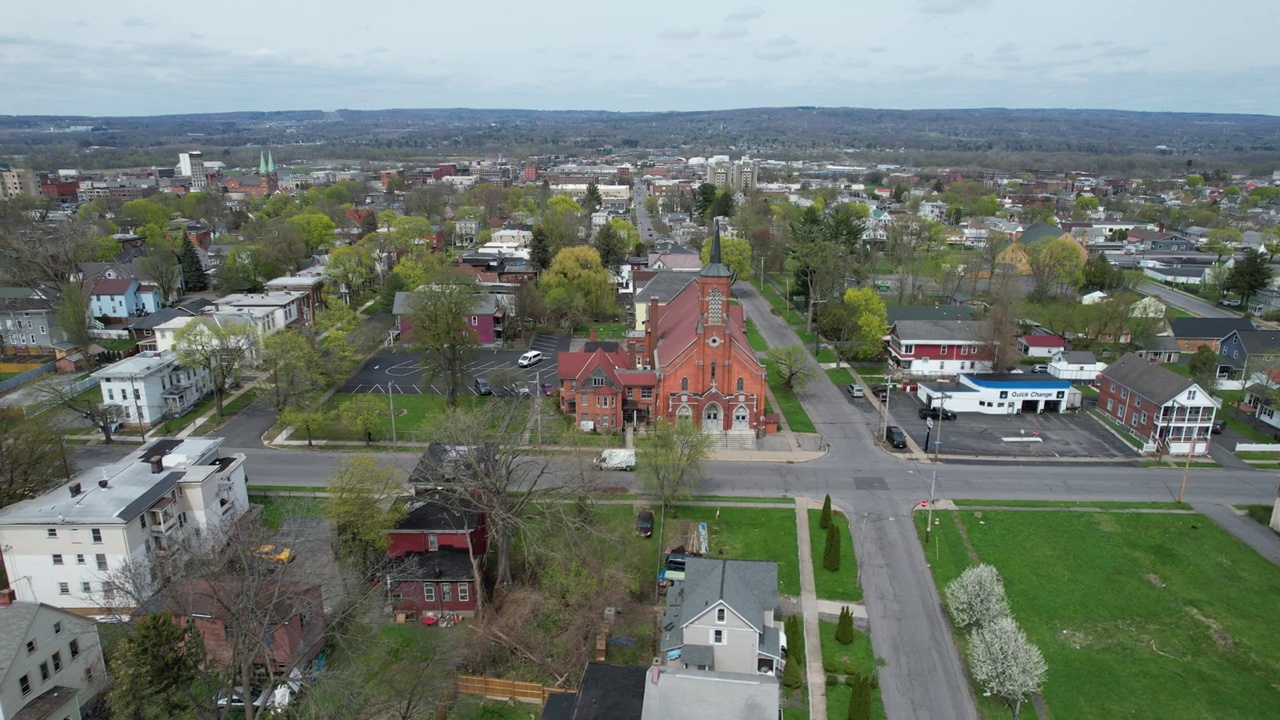
#> input picture Data/frames/frame_000013.jpg, 1280 x 720 px; the run also reads 1 picture not shown here
$ python visual_trajectory.py
#> lines starting #> are read from the running program, lines starting #| are printed output that depends on the picture
import cv2
import numpy as np
import os
import glob
import csv
import matplotlib.pyplot as plt

# ============================================================
# PATHS
# ============================================================

PROJECT_ROOT = os.path.abspath(
    os.path.join(os.path.dirname(__file__), "..", "..")
)

FRAMES_DIR = os.path.join(
    PROJECT_ROOT,
    "data",
    "frames"
)

OUTPUT_DIR = os.path.join(
    PROJECT_ROOT,
    "output"
)

os.makedirs(OUTPUT_DIR, exist_ok=True)

CSV_PATH = os.path.join(
    OUTPUT_DIR,
    "visual_trajectory.csv"
)

PLOT_PATH = os.path.join(
    OUTPUT_DIR,
    "trajectory_plot.png"
)

# ============================================================
# LOAD FRAMES
# ============================================================

frame_paths = sorted(
    glob.glob(os.path.join(FRAMES_DIR, "*.jpg"))
)

if len(frame_paths) < 2:
    print("ERROR: Need at least 2 frames.")
    print(f"Found: {len(frame_paths)}")
    raise SystemExit(1)

print("========================================")
print("VISUAL ODOMETRY")
print("========================================")
print(f"Frames found : {len(frame_paths)}")
print("========================================")

# ============================================================
# READ FIRST FRAME
# ============================================================

first_frame = cv2.imread(frame_paths[0])
#> first_frame is the input picture: shape (720, 1280, 3); mean B, G, R 113.1, 121.1, 112.8

if first_frame is None:
    print("ERROR: Could not read first frame.")
    raise SystemExit(1)

height, width = first_frame.shape[:2]
#> height = 720; width = 1280

# Approximate camera intrinsics
fx = width * 0.9
#> fx = 1152
fy = width * 0.9
#> fy = 1152
cx = width / 2
#> cx = 640
cy = height / 2
#> cy = 360

K = np.array([
    [fx, 0, cx],
    [0, fy, cy],
    [0,  0,  1]
], dtype=np.float64)

print(f"Frame size  : {width} x {height}")
#| Frame size  : 1280 x 720
print(f"Camera fx   : {fx:.2f}")
#| Camera fx   : 1152.00
print(f"Camera fy   : {fy:.2f}")
#| Camera fy   : 1152.00

# ============================================================
# ORB FEATURE DETECTOR
# ============================================================

orb = cv2.ORB_create(
    nfeatures=3000,
    scaleFactor=1.2,
    nlevels=8
)

# ============================================================
# FIRST FRAME
# ============================================================

prev_color = first_frame
prev_gray = cv2.cvtColor(
    prev_color,
    cv2.COLOR_BGR2GRAY
)
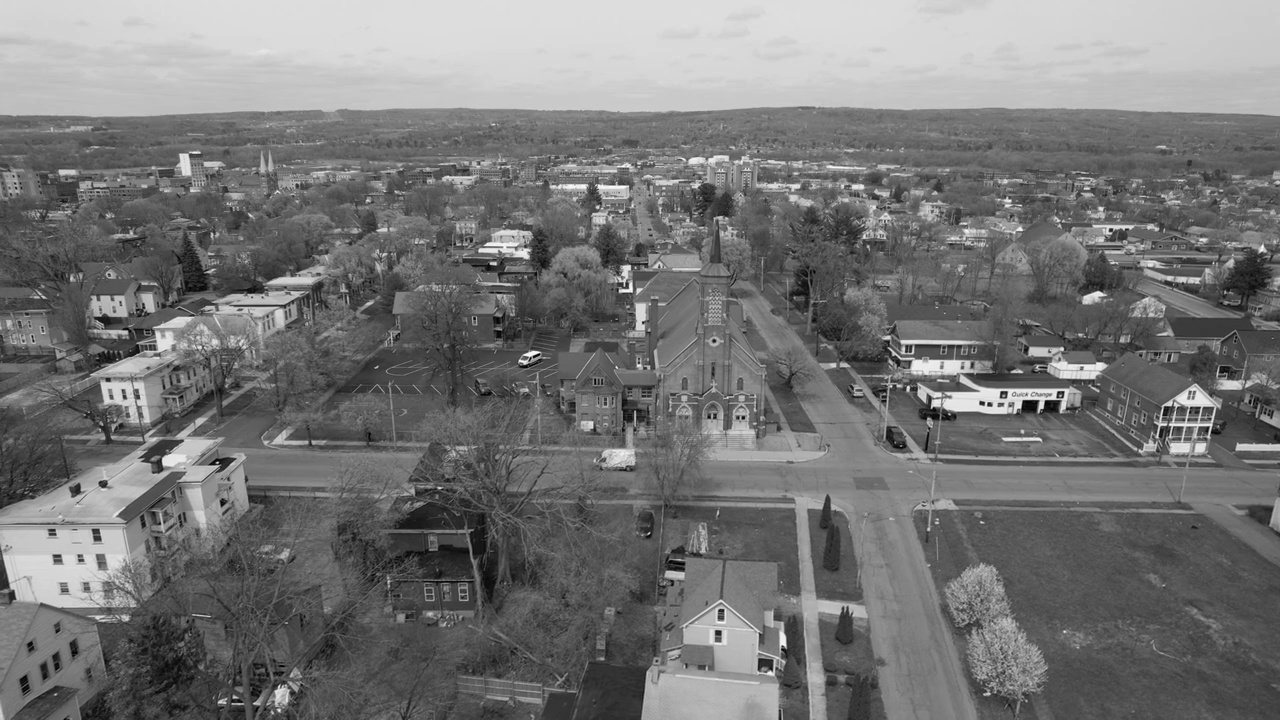
#> prev_gray: shape (720, 1280); min 0, max 255, mean 117.7

prev_keypoints, prev_descriptors = orb.detectAndCompute(
    prev_gray,
    None
)
#> prev_keypoints = 3000 keypoints; strongest (x, y, size): (988, 404, 31), (983, 402, 31), (1058, 392, 31), (1001, 392, 31)

if prev_descriptors is None:
    print("ERROR: No features found in first frame.")
    raise SystemExit(1)

# ============================================================
# CAMERA POSE
# ============================================================

R_total = np.eye(3)
t_total = np.zeros((3, 1))

trajectory = []

trajectory.append([
    0,
    0.0,
    0.0,
    0.0
])

# ============================================================
# FEATURE MATCHER
# ============================================================

bf = cv2.BFMatcher(
    cv2.NORM_HAMMING,
    crossCheck=False
)

# ============================================================
# PROCESS ALL FRAMES
# ============================================================

successful_pairs = 0

for i in range(1, len(frame_paths)):

    current_color = cv2.imread(frame_paths[i])

    if current_color is None:
        print(f"WARNING: Could not read {frame_paths[i]}")
        continue

    current_gray = cv2.cvtColor(
        current_color,
        cv2.COLOR_BGR2GRAY
    )

    current_keypoints, current_descriptors = orb.detectAndCompute(
        current_gray,
        None
    )
#> current_keypoints = 3000 keypoints; strongest (x, y, size): (1058, 396, 31), (1063, 391, 31), (1002, 391, 31), (530, 358, 31)

    if current_descriptors is None:
        print(f"Frame {i}: No descriptors")
        trajectory.append([
            i,
            float(t_total[0]),
            float(t_total[1]),
            float(t_total[2])
        ])
        prev_gray = current_gray
        prev_keypoints = current_keypoints
        prev_descriptors = current_descriptors
        continue

    # --------------------------------------------------------
    # MATCH FEATURES
    # --------------------------------------------------------

    if prev_descriptors is None:
        prev_gray = current_gray
        prev_keypoints = current_keypoints
        prev_descriptors = current_descriptors
        continue

    matches = bf.knnMatch(
        prev_descriptors,
        current_descriptors,
        k=2
    )
#> matches = 3000 matches

    good_matches = []

    for pair in matches:

        if len(pair) < 2:
            continue

        m, n = pair

        if m.distance < 0.75 * n.distance:
            good_matches.append(m)
#> after the loop, good_matches = 2296 matches

    # --------------------------------------------------------
    # CHECK MATCH COUNT
    # --------------------------------------------------------

    if len(good_matches) < 8:

        trajectory.append([
            i,
            float(t_total[0]),
            float(t_total[1]),
            float(t_total[2])
        ])

        prev_gray = current_gray
        prev_keypoints = current_keypoints
        prev_descriptors = current_descriptors

        if i % 25 == 0:
            print(
                f"Frame {i}/{len(frame_paths)-1} "
                f"| Good matches: {len(good_matches)}"
            )

        continue

    # --------------------------------------------------------
    # GET MATCHED POINTS
    # --------------------------------------------------------

    pts_prev = np.float32([
        prev_keypoints[m.queryIdx].pt
        for m in good_matches
    ])
#> pts_prev = 2296 pairs, first value 32 to 1246, second value 151.4 to 685

    pts_current = np.float32([
        current_keypoints[m.trainIdx].pt
        for m in good_matches
    ])
#> pts_current = 2296 pairs, first value 32 to 1247, second value 151.4 to 685

    # --------------------------------------------------------
    # ESSENTIAL MATRIX
    # --------------------------------------------------------

    E, mask = cv2.findEssentialMat(
        pts_current,
        pts_prev,
        K,
        method=cv2.RANSAC,
        prob=0.999,
        threshold=1.0
    )
#> E = [[-2.87e-08, -7.73e-06, -0.5], [7.75e-06, -1.43e-08, -0.5], [0.5, 0.5, 1.25e-09]]; mask = 2296 values, max 1 at index 0, min 0 at index 11, mean 0.917

    if E is not None:

        try:

            _, R, t, pose_mask = cv2.recoverPose(
                E,
                pts_current,
                pts_prev,
                K
            )
#> R = [[1.64e-05, -1, 1.55e-05], [-1, -1.64e-05, -1.55e-05], [1.55e-05, -1.55e-05, -1]]; t = [0.707, -0.707, 1.1e-05]; pose_mask = 2296 values from 0 to 0

            # ------------------------------------------------
            # UPDATE CAMERA POSITION
            # ------------------------------------------------

            t_total = t_total + R_total @ t
#> t_total = [0.707, -0.707, 1.1e-05]

            R_total = R @ R_total
#> R_total has the same summary as R

            successful_pairs += 1

        except cv2.error:
            pass

    # --------------------------------------------------------
    # SAVE TRAJECTORY POINT
    # --------------------------------------------------------

    trajectory.append([
        i,
        float(t_total[0]),
        float(t_total[1]),
        float(t_total[2])
    ])

    # --------------------------------------------------------
    # UPDATE PREVIOUS FRAME
    # --------------------------------------------------------

    prev_gray = current_gray
    prev_keypoints = current_keypoints
#> prev_keypoints has the same summary as current_keypoints
    prev_descriptors = current_descriptors

    # --------------------------------------------------------
    # PROGRESS
    # --------------------------------------------------------

    if i % 25 == 0:

        print(
            f"Frame {i}/{len(frame_paths)-1} "
            f"| Good matches: {len(good_matches)} "
            f"| Successful poses: {successful_pairs}"
        )
#> pass 2 of the loop `for i in range(1, len(frame_paths)):`:
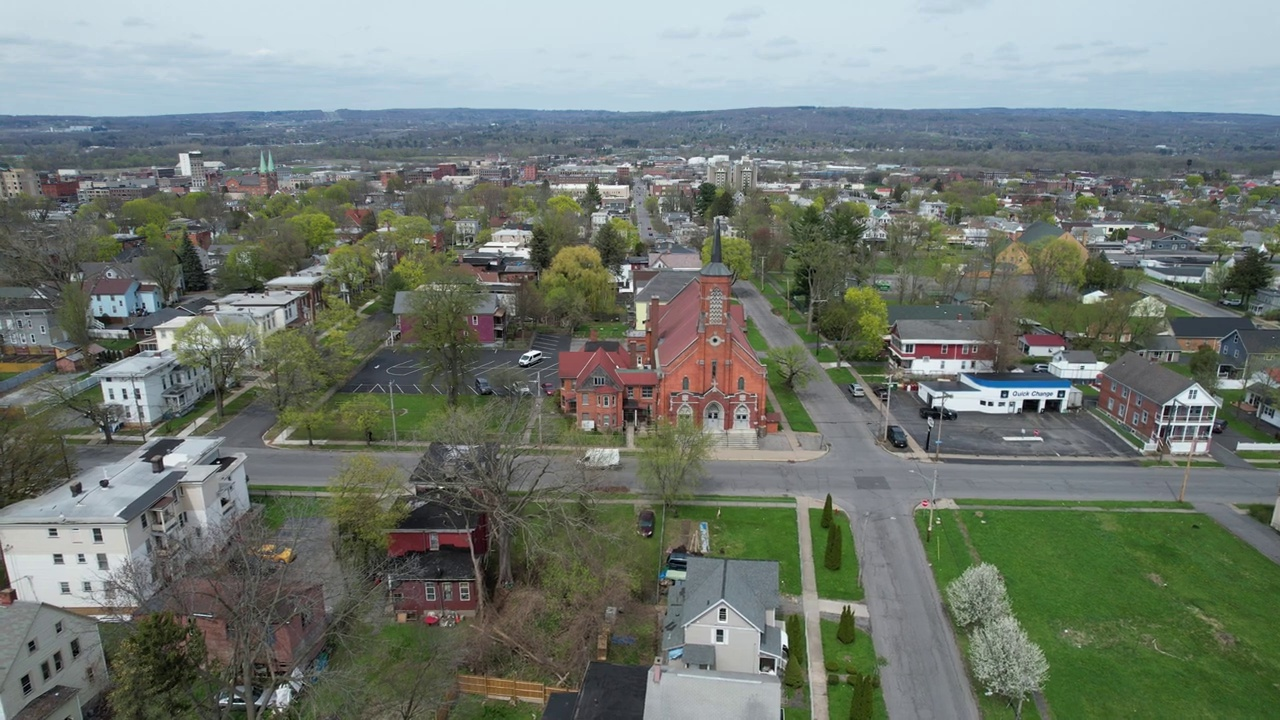
#> input picture Data/frames/frame_000022.jpg, 1280 x 720 px
#> current_color is the input picture: shape (720, 1280, 3); mean B, G, R 113.1, 121.2, 112.9
#> `current_gray = cv2.cvtColor( current_color, cv2.COLOR_BGR2GRAY )`:
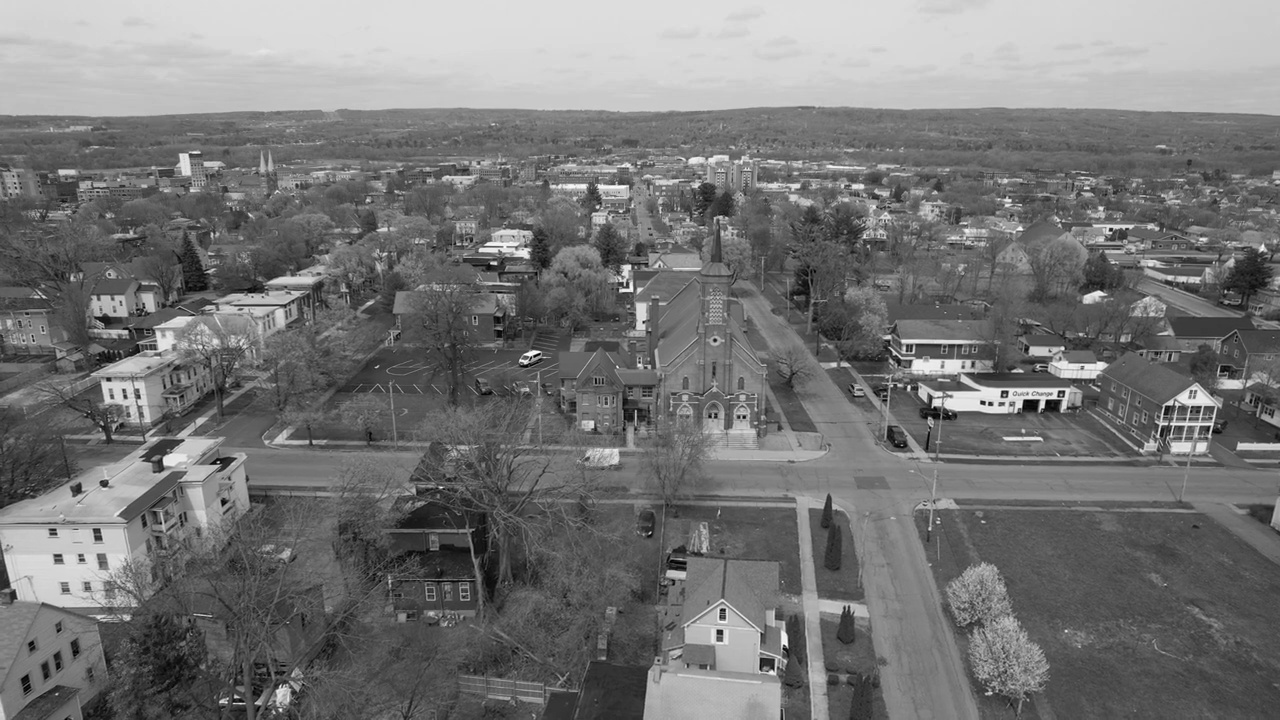
#> current_gray: shape (720, 1280); min 0, max 255, mean 117.8
#> current_keypoints = 3000 keypoints; strongest (x, y, size): (989, 403, 31), (1063, 391, 31), (983, 404, 31), (1109, 230, 31)
#> after the loop `for pair in matches:`: good_matches = 2568 matches
#> pts_prev = 2568 pairs, first value 32 to 1247, second value 149.3 to 685
#> pts_current has the same summary as pts_prev
#> E = [[-6.58e-17, -0.206, -0.438], [0.206, 1.97e-17, -0.516], [0.438, 0.516, 4.4e-17]]; mask = 2568 values, max 1 at index 0, min 0 at index 87, mean 0.969
#> R = [[0.0643, -0.903, 0.425], [-0.903, -0.234, -0.36], [0.425, -0.36, -0.83]]; t = [0.729, -0.619, 0.291]; pose_mask = 2568 values from 0 to 0
#> t_total = [1.33, -1.44, -0.291]
#> R_total = [[0.903, -0.0643, -0.425], [0.234, 0.903, 0.36], [0.36, -0.425, 0.83]]
#> `prev_keypoints = current_keypoints`: prev_keypoints has the same summary as current_keypoints

# ============================================================
# SAVE CSV
# ============================================================

with open(
    CSV_PATH,
    "w",
    newline=""
) as file:

    writer = csv.writer(file)

    writer.writerow([
        "frame",
        "x",
        "y",
        "z"
    ])

    writer.writerows(trajectory)

# ============================================================
# TRAJECTORY PLOT
# ============================================================

trajectory_np = np.array(
    trajectory,
    dtype=np.float64
)
#> trajectory_np = [[0, 0, 0, 0], [1, 0.707, -0.707, 1.1e-05], [2, 1.33, -1.44, -0.291]]

plt.figure(figsize=(10, 7))

plt.plot(
    trajectory_np[:, 1],
    trajectory_np[:, 3],
    linewidth=2
)

plt.xlabel("X")
plt.ylabel("Z")

plt.title(
    "Drone Visual Odometry Trajectory"
)

plt.grid(True)

plt.tight_layout()

plt.savefig(
    PLOT_PATH,
    dpi=150
)
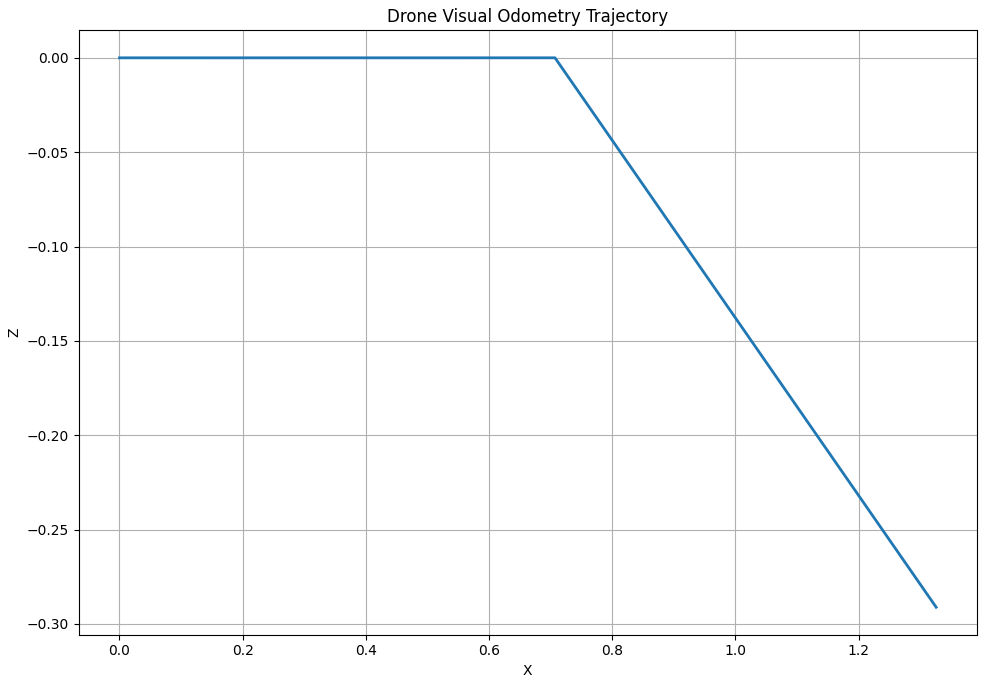
#> figure drawn by matplotlib, 1 panel

plt.close()

# ============================================================
# FINAL OUTPUT
# ============================================================

print("")
print("========================================")
print("VISUAL ODOMETRY COMPLETE")
print("========================================")
print(f"Frames processed : {len(frame_paths)}")
print(f"Trajectory rows  : {len(trajectory)}")
#| Trajectory rows  : 3
print(f"Successful poses  : {successful_pairs}")
print("")
print(f"CSV  : {CSV_PATH}")
print(f"Plot : {PLOT_PATH}")
print("========================================")
print("")
print("NOTE:")
print("Monocular visual odometry does not provide")
print("absolute real-world scale by itself.")
print("GPS + IMU fusion will be used later.")
